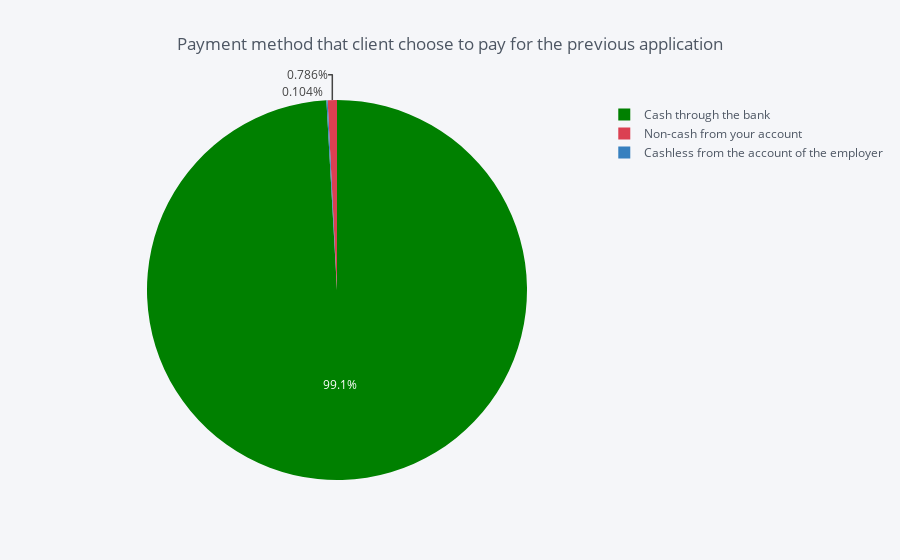

Notebook code for this chart:
### Code cell
# Payment method that client choose to pay for the previous application
temp = application_data_prev["NAME_PAYMENT_TYPE"].value_counts()
df = pd.DataFrame({'labels': temp.index,'values': temp.values})
df.iplot(kind='pie',labels='labels',values='values', title='Payment method that client choose to pay for the previous application',colors=['green','red','blue',])

### Figure 1 — Plotly figure (JSON) as saved in the notebook; plotly's stock layout.template omitted (floating-point values rounded to 4 significant figures)
{"data": [{"labels": ["Cash through the bank", "Non-cash from your account", "Cashless from the account of the employer"], "marker": {"colors": ["rgba(0, 128, 0, 1.0)", "rgba(219, 64, 82, 1.0)", "rgba(55, 128, 191, 1.0)"]}, "name": "", "type": "pie", "values": [1033552, 8193, 1085]}], "layout": {"legend": {"bgcolor": "#F5F6F9", "font": {"color": "#4D5663"}}, "paper_bgcolor": "#F5F6F9", "plot_bgcolor": "#F5F6F9", "title": "Payment method that client choose to pay for the previous application", "titlefont": {"color": "#4D5663"}}}
